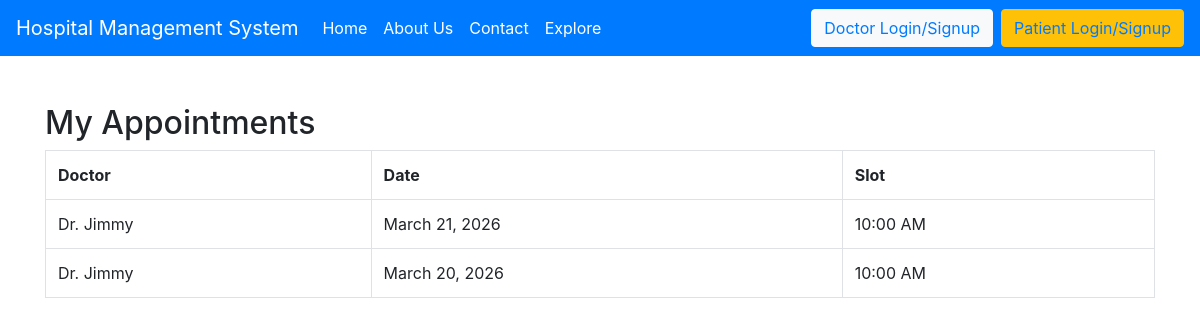
The app's page /my_appointments/ (signed in) with its own data.
### hospital/models.py (models this page shows, shortened)
class appointment(models.Model):
    doctor = models.ForeignKey(doctor, on_delete=models.CASCADE)
    patient = models.ForeignKey(patient, on_delete=models.CASCADE)
    date = models.DateField()
    slot = models.CharField(max_length=20)

class doctor(models.Model):
    name=models.CharField(max_length=50)
    phone=models.CharField(max_length=15)
    email=models.EmailField(max_length=100)
    prof_photo=models.ImageField(upload_to='doctors_photos/')
    exp=models.IntegerField(default=0)
    qualification=models.CharField(max_length=100)
    password=models.CharField(max_length=20)

### hospital/views.py (the view)
# urls.py: path('my_appointments/',views.my_appointments),
def my_appointments(request):
    pat_id = request.session.get('patient_id')
    pat = patient.objects.get(id=pat_id)
    apps = appointment.objects.filter(patient=pat)
    return render(request,"my_appointments.html",{"apps":apps})

### hospital/templates/my_appointments.html
{% extends "base.html" %}
{% block body %}
<div class="container mt-5">
<h2>My Appointments</h2>
<table class="table table-bordered">
<tr>
<th>Doctor</th>
<th>Date</th>
<th>Slot</th>
</tr>
{% for a in apps %}
<tr>
<td>Dr. {{a.doctor.name}}</td>
<td>{{a.date}}</td>
<td>{{a.slot}}</td>
</tr>
{% endfor %}
</table>
</div>
{% endblock %}

### records on screen
appointment: doctor.name "Jimmy", date "March 21, 2026", slot "10:00 AM"
appointment: doctor.name "Jimmy", date "March 20, 2026", slot "10:00 AM"
